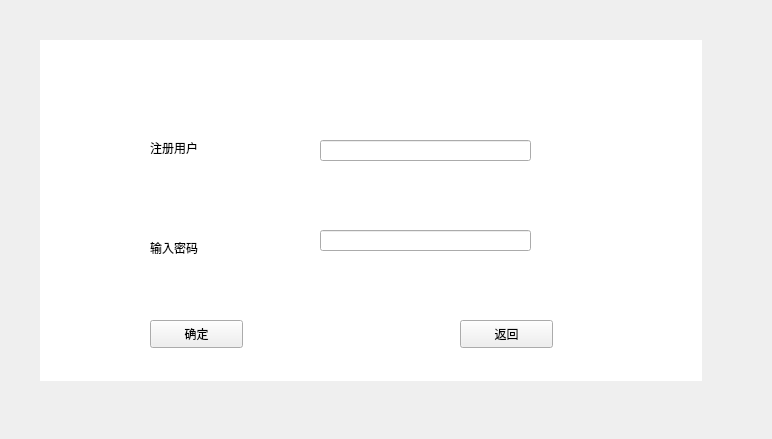
<?xml version="1.0" encoding="UTF-8"?>
<ui version="4.0">
 <class>RegisterWin</class>
 <widget class="QWidget" name="RegisterWin">
  <property name="geometry">
   <rect>
    <x>0</x>
    <y>0</y>
    <width>772</width>
    <height>439</height>
   </rect>
  </property>
  <property name="windowTitle">
   <string>Form</string>
  </property>
  <widget class="QLabel" name="label">
   <property name="geometry">
    <rect>
     <x>40</x>
     <y>40</y>
     <width>662</width>
     <height>341</height>
    </rect>
   </property>
   <property name="minimumSize">
    <size>
     <width>501</width>
     <height>0</height>
    </size>
   </property>
   <property name="styleSheet">
    <string notr="true">background-color: rgb(255, 255, 255);</string>
   </property>
   <property name="text">
    <string/>
   </property>
  </widget>
  <widget class="QLabel" name="label_2">
   <property name="geometry">
    <rect>
     <x>150</x>
     <y>140</y>
     <width>72</width>
     <height>15</height>
    </rect>
   </property>
   <property name="text">
    <string>注册用户</string>
   </property>
  </widget>
  <widget class="QLabel" name="label_3">
   <property name="geometry">
    <rect>
     <x>150</x>
     <y>240</y>
     <width>72</width>
     <height>15</height>
    </rect>
   </property>
   <property name="text">
    <string>输入密码</string>
   </property>
  </widget>
  <widget class="QLineEdit" name="re_user">
   <property name="geometry">
    <rect>
     <x>320</x>
     <y>140</y>
     <width>211</width>
     <height>21</height>
    </rect>
   </property>
  </widget>
  <widget class="QLineEdit" name="re_passwd">
   <property name="geometry">
    <rect>
     <x>320</x>
     <y>230</y>
     <width>211</width>
     <height>21</height>
    </rect>
   </property>
  </widget>
  <widget class="QPushButton" name="yes">
   <property name="geometry">
    <rect>
     <x>150</x>
     <y>320</y>
     <width>93</width>
     <height>28</height>
    </rect>
   </property>
   <property name="text">
    <string>确定</string>
   </property>
  </widget>
  <widget class="QPushButton" name="back">
   <property name="geometry">
    <rect>
     <x>460</x>
     <y>320</y>
     <width>93</width>
     <height>28</height>
    </rect>
   </property>
   <property name="text">
    <string>返回</string>
   </property>
  </widget>
 </widget>
 <resources/>
 <connections/>
</ui>
